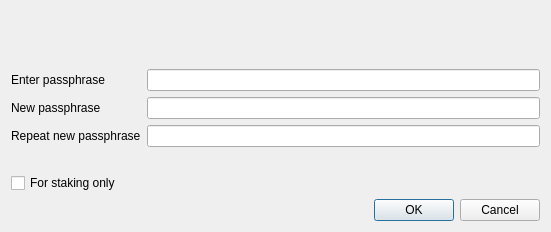
<?xml version="1.0" encoding="UTF-8"?>
<ui version="4.0">
 <class>AskPassphraseDialog</class>
 <widget class="QDialog" name="AskPassphraseDialog">
  <property name="geometry">
   <rect>
    <x>0</x>
    <y>0</y>
    <width>551</width>
    <height>232</height>
   </rect>
  </property>
  <property name="sizePolicy">
   <sizepolicy hsizetype="Preferred" vsizetype="Minimum">
    <horstretch>0</horstretch>
    <verstretch>0</verstretch>
   </sizepolicy>
  </property>
  <property name="minimumSize">
   <size>
    <width>550</width>
    <height>0</height>
   </size>
  </property>
  <property name="windowTitle">
   <string>Passphrase Dialog</string>
  </property>
  <layout class="QVBoxLayout" name="verticalLayout">
   <item>
    <widget class="QLabel" name="warningLabel">
     <property name="textFormat">
      <enum>Qt::RichText</enum>
     </property>
     <property name="wordWrap">
      <bool>true</bool>
     </property>
    </widget>
   </item>
   <item>
    <layout class="QFormLayout" name="formLayout">
     <property name="fieldGrowthPolicy">
      <enum>QFormLayout::AllNonFixedFieldsGrow</enum>
     </property>
     <item row="0" column="0">
      <widget class="QLabel" name="passLabel1">
       <property name="text">
        <string>Enter passphrase</string>
       </property>
      </widget>
     </item>
     <item row="0" column="1">
      <widget class="QLineEdit" name="passEdit1">
       <property name="echoMode">
        <enum>QLineEdit::Password</enum>
       </property>
      </widget>
     </item>
     <item row="1" column="0">
      <widget class="QLabel" name="passLabel2">
       <property name="text">
        <string>New passphrase</string>
       </property>
      </widget>
     </item>
     <item row="1" column="1">
      <widget class="QLineEdit" name="passEdit2">
       <property name="echoMode">
        <enum>QLineEdit::Password</enum>
       </property>
      </widget>
     </item>
     <item row="2" column="0">
      <widget class="QLabel" name="passLabel3">
       <property name="text">
        <string>Repeat new passphrase</string>
       </property>
      </widget>
     </item>
     <item row="2" column="1">
      <widget class="QLineEdit" name="passEdit3">
       <property name="echoMode">
        <enum>QLineEdit::Password</enum>
       </property>
      </widget>
     </item>
     <item row="3" column="1">
      <widget class="QLabel" name="capsLabel">
       <property name="font">
        <font>
         <weight>50</weight>
         <bold>false</bold>
        </font>
       </property>
       <property name="text">
        <string/>
       </property>
       <property name="alignment">
        <set>Qt::AlignCenter</set>
       </property>
      </widget>
     </item>
     <item row="4" column="0">
      <widget class="QCheckBox" name="stakingCheckBox">
       <property name="enabled">
        <bool>true</bool>
       </property>
       <property name="visible">
        <bool>false</bool>
       </property>
       <property name="toolTip">
        <string>Serves to disable the trivial sendmoney when OS account compromised. Provides no real security.</string>
       </property>
       <property name="text">
        <string>For staking only</string>
       </property>
      </widget>
     </item>
    </layout>
   </item>
   <item>
    <widget class="QDialogButtonBox" name="buttonBox">
     <property name="orientation">
      <enum>Qt::Horizontal</enum>
     </property>
     <property name="standardButtons">
      <set>QDialogButtonBox::Cancel|QDialogButtonBox::Ok</set>
     </property>
    </widget>
   </item>
  </layout>
 </widget>
 <resources/>
 <connections>
  <connection>
   <sender>buttonBox</sender>
   <signal>accepted()</signal>
   <receiver>AskPassphraseDialog</receiver>
   <slot>accept()</slot>
   <hints>
    <hint type="sourcelabel">
     <x>248</x>
     <y>254</y>
    </hint>
    <hint type="destinationlabel">
     <x>157</x>
     <y>274</y>
    </hint>
   </hints>
  </connection>
  <connection>
   <sender>buttonBox</sender>
   <signal>rejected()</signal>
   <receiver>AskPassphraseDialog</receiver>
   <slot>reject()</slot>
   <hints>
    <hint type="sourcelabel">
     <x>316</x>
     <y>260</y>
    </hint>
    <hint type="destinationlabel">
     <x>286</x>
     <y>274</y>
    </hint>
   </hints>
  </connection>
 </connections>
</ui>
